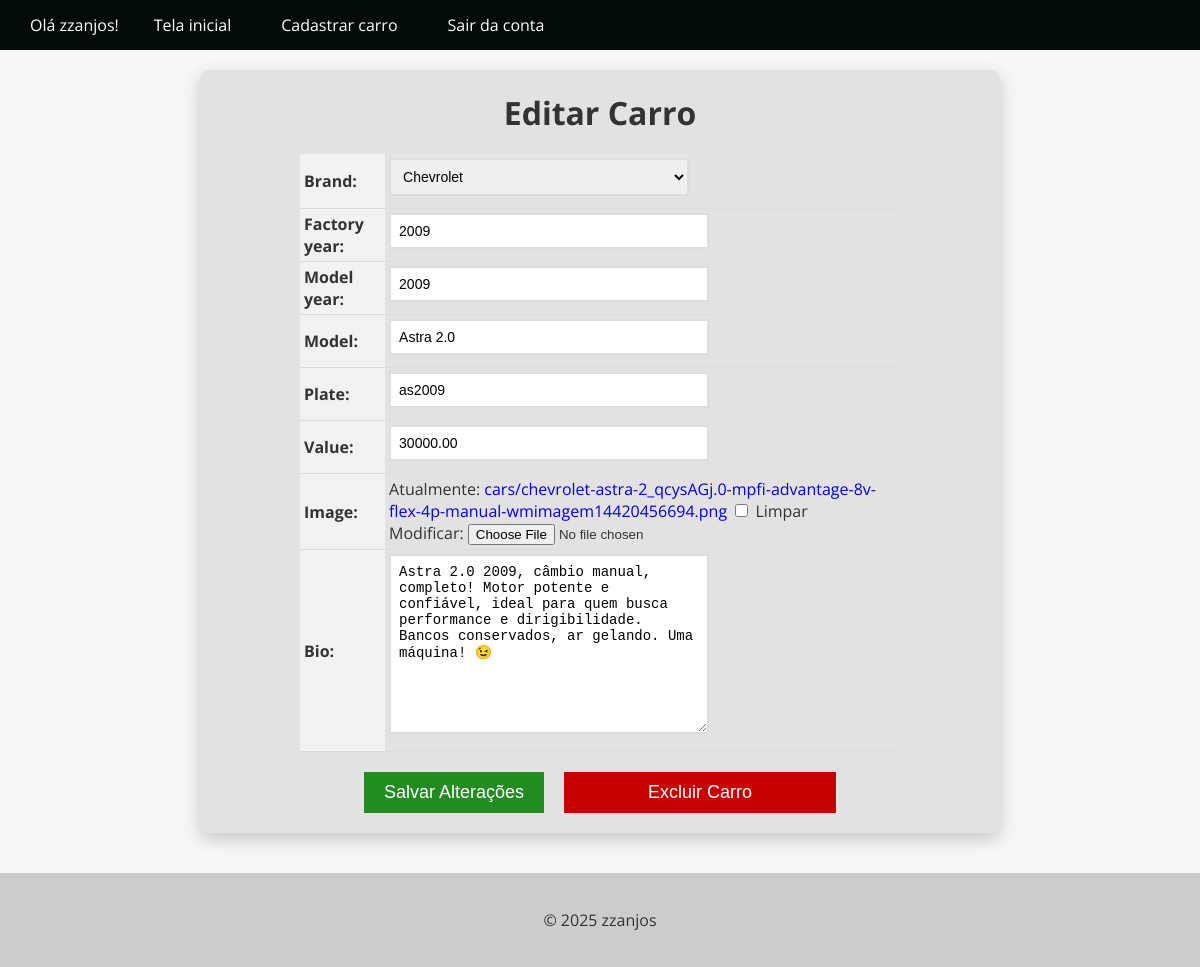
The page /car/21/update/ (signed in) on the database its author committed.
### cars/models.py (models this page shows, shortened)
class Car(models.Model):
    brand = models.ForeignKey(Brand, on_delete=models.PROTECT, related_name='car_brand')
    factory_year = models.IntegerField()
    model_year = models.IntegerField()
    id = models.AutoField(primary_key=True)
    model = models.CharField(max_length=100)
    plate = models.CharField(max_length=7, blank=True, null=True)
    value = models.DecimalField(max_digits=10, decimal_places=2)
    image = models.ImageField(upload_to='cars/', blank=True, null=True)
    bio = models.TextField(blank=True, null=True)

### cars/views.py (the view, shortened to what this page needs)
# urls.py: path('car/<int:pk>/update/', CarUpdateView.as_view(), name='car_update'),
@method_decorator(login_required(login_url='login'), name='dispatch')
class CarUpdateView(UpdateView):
    model = Car
    form_class = CarModelForm
    template_name='car_update.html'
    success_url='/cars/'

### cars/forms.py (shortened to what this page needs)
class CarModelForm(forms.ModelForm):
    class Meta:
        model = Car
        fields = '__all__'

### cars/models.py (called while the page is built)
    def __str__(self):
        return self.name

### cars/templates/car_update.html (shortened to what this page needs)
{% extends "base.html" %}
{% block content %}
    <form method="post" enctype="multipart/form-data">
      <h1>Editar Carro</h1>
      <table>
      {{ form.as_table }}
    </table>
    {% if user.is_authenticated %}
      <div class="buttons-container">
        <a href="{% url "car_delete" pk=object.pk %}"><input type="submit" value="Salvar Alterações" class="btn btn-primary"></a>
        <a href="{% url "car_delete" pk=object.pk %}"><input type="input" value="Excluir Carro" class="btn btn-danger"></a>
      </div>
      {% else %}
        <h1>Faça login para visualizar as opções</h1>
      {% endif %}
    </form>
{% endblock %}

### app/templates/base.html (shortened to what this page needs)
<!DOCTYPE html>
<html lang="pt-br">
<head>
</head>
<body>
  <header>
    <nav>
      <ul>
        {% if user.is_authenticated %}
          <li> Olá {{user.username}}! </li>
          <li><a href="{% url 'cars_list' %}">Tela inicial</a></li>
          <li><a href="{% url 'new_car' %}">Cadastrar carro</a></li>
          <li><a href="{% url 'logout' %}">Sair da conta</a></li>
          {% else %}
        <li><a href="{% url 'cars_list' %}">Carros</a></li>
        <li><a href="{% url 'login' %}">Login</a></li>
        <li><a href="{% url 'register' %}">Cadastre-se</a></li>
        {% endif %}
      </ul>
    </nav>
  </header>
  <main>
    {% block content %}
    {% endblock %}
  </main>
  <footer>
    <p>&copy; 2025 zzanjos</p>
  </footer>
</body>
</html>

### app/templates/base.html (style rules this page uses)
html { height: 100%; }
body { background-color: #f7f7f7; color: #333; display: flex; flex-direction: column; font-family: 'Open Sans', sans-serif; margin: 0; min-height: 100vh; padding: 0; }
main { flex-grow: 1; }
header { background-color:rgb(0, 12, 5); color: #fff; }
footer { background-color: #ccc; color: #333; padding: 20px; text-align: center; }
nav { align-items: center; background-color:rgb(0, 12, 5); color: #fff; display: flex; height: 50px; justify-content: space-between; padding: 0 20px; }
nav ul { align-items: center; display: flex; list-style: none; margin: 0; padding: 0; }
nav ul li { margin: 0 10px; }
nav ul li a { color: #fff; text-decoration: none; font-size: 16px; padding: 15px; transition: all 0.9s ease; }

### cars/templates/car_update.html (style rules this page uses)
form { background-color: #e3e1e1; box-shadow: 0 6px 18px rgba(0, 0, 0, 0.2); border-radius: 10px; overflow: hidden; text-align: center; transition: all 0.6s ease; max-width: 800px; margin: 20px auto 0; margin-bottom: 40px; }
form h1 { font-size: 2rem; margin-bottom: 20px; text-align: center; }
table { margin: 0 auto; border-collapse: collapse; width: 100%; max-width: 600px; }
th, td { padding: 4px; text-align: left; border-bottom: 1px solid #ddd; }
th { background-color: #f2f2f2; }
input[type="text"], input[type="number"], select, textarea { padding: 8px; font-size: 14px; border: 2px solid #ddd; width: 100%; max-width: 300px; margin-bottom: 8px; transition: border-bottom-color 0.3s ease-in-out; }
.btn { background-color:rgb(56, 0, 125); color: #fff; border: none; padding: 10px 20px; font-size: 16px; cursor: pointer; transition: background-color 0.3s ease-in-out; }
.buttons-container { display: flex; justify-content: center; margin-top: 20px; margin-bottom: 20px; }
.btn { display: inline-block; background-color: rgb(34, 139, 34); color: #fff; border: none; padding: 10px 20px; font-size: 18px; cursor: pointer; transition: background-color 0.3s ease-in-out; margin: 0 10px; }
.btn-danger { background-color:rgb(198, 0, 0); text-decoration: none !important; text-align: center; }
a { text-decoration: none !important; }

### rows shown on the page
Car: brand "Chevrolet", factory_year "2009", model_year "2009", model "Astra 2.0", plate "as2009", value "30000.00", bio "Astra 2.0 2009, câmbio manual, completo! Motor potente e confiável, ideal para quem busca performance e dirigibilidade. Bancos conservados, ar gelando. Uma máquina! 😉"

### other values the page prints
{{ user.username }} "zzanjos"
